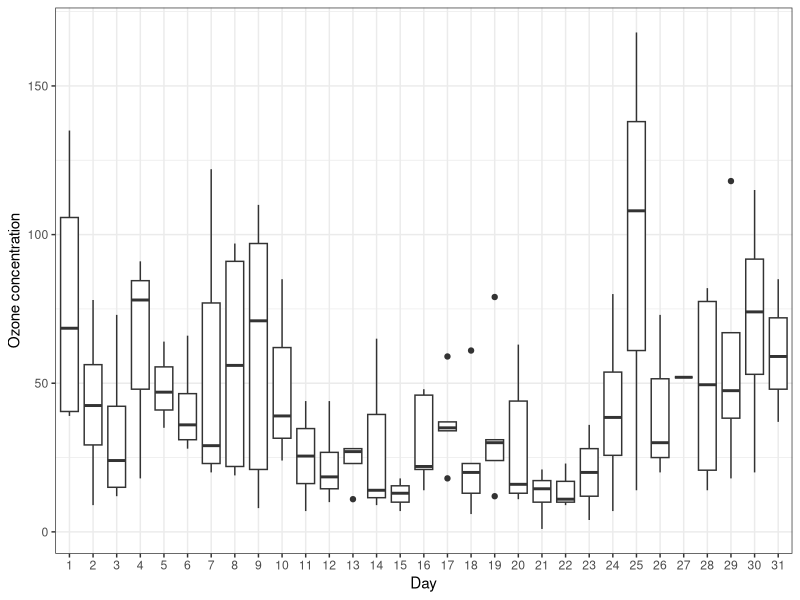
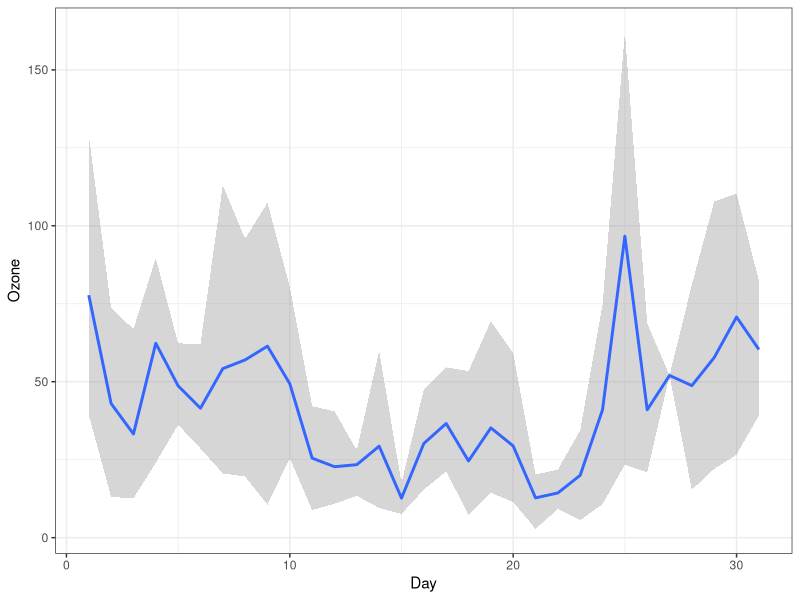
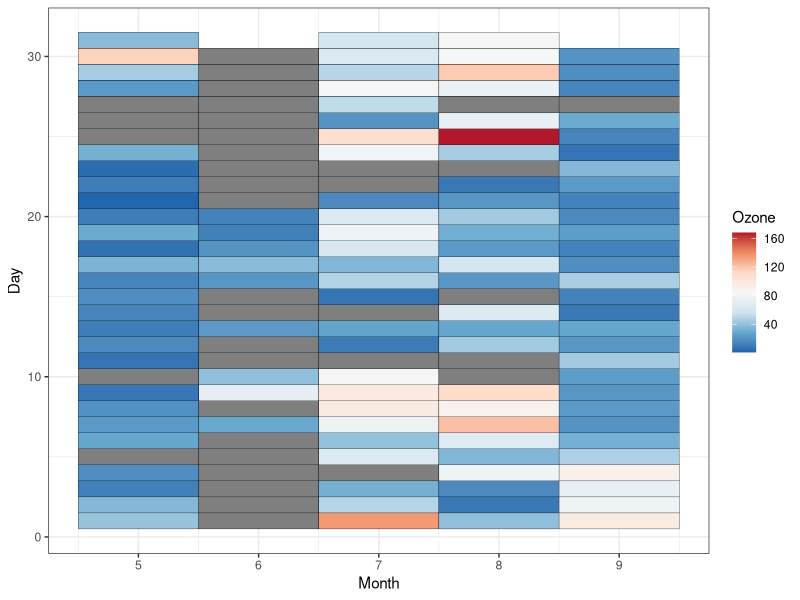
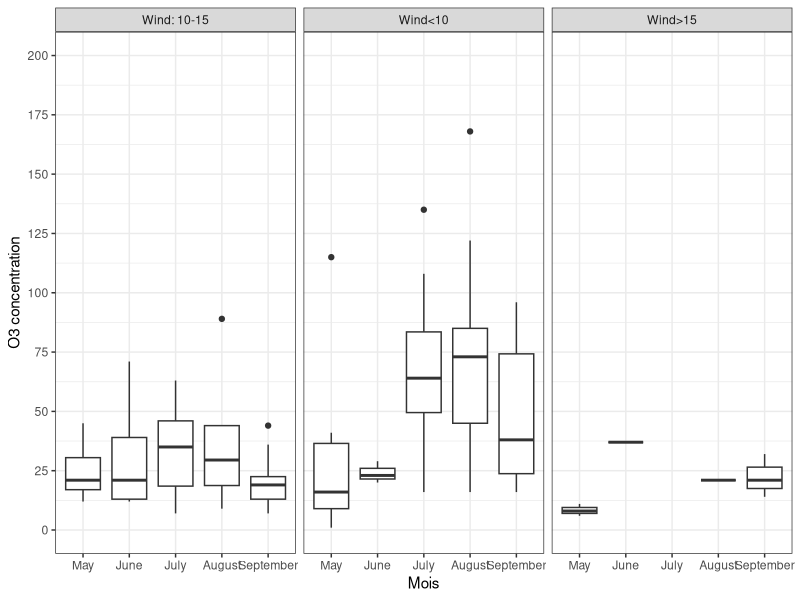

The R source for these figures, in order: (Note: this script raises an error after producing the figures.)
#-------------------------------------------------------------------------------
## Reproducible and generalizable function enabling to save/export any ggplot2 object or a list of ggplots with automatic size
#-------------------------------------------------------------------------------

#----------------------------------------------------------------
#### Configurations ####

## General R environment step-up

rm(list=ls()) # clearing the environment
gctorture(FALSE) # disabling memory torture
options(stringsAsFactors=FALSE) # no automatic conversion of characters into factors

## R packages

required_pkgs<-c("tidyverse","conflicted")

is_installed<-required_pkgs %in% rownames(installed.packages(all.available=TRUE))
if(any(is_installed==FALSE)){
  install.packages(required_pkgs[!is_installed],repos="http://cran.us.r-project.org")
}
invisible(lapply(required_pkgs, library, character.only=TRUE))

## Preventing package conflicts

conflict_prefer("select","dplyr")
conflict_prefer("filter","dplyr")
conflict_prefer("slice","dplyr")

## Setting the working directory

here::here("Figure export")

#----------------------------------------------------------------
#### Creating the function ####

#- - - - - -
## Saving figures (any ggplot2 object, or a list of ggplots) with automatic size
#
# - discrete axes: size from the number and length of labels
# - continuous axes: panel_width x panel_height (cm)
# - facets with free space keep their relative sizes
# - fixed-ratio coordinates (coord_fixed, coord_sf) keep their aspect ratio
# - in patchwork, widths/heights are the sizes of the panel areas only: the final size is therefore read on the assembled figure (axes, titles, legends and strips included)
# - a patchwork object cannot be measured: width/height are used (default 25 x 18 cm)
# - legend_position = NULL keeps the legend of each plot; with several plots, legends are collected

save_plot<-function(plot, name, ncol=1, dpi=300, ext="png", panel_width=9, panel_height=7, legend_position=NULL, margin=0.5, width=NULL, height=NULL, ...){
  plots<-if(inherits(plot, "ggplot")) list(plot) else plot
  ncol<-min(ncol, length(plots))
  nrow_p<-ceiling(length(plots)/ncol)
  files<-paste0(name, "_", Sys.Date(), ".", ext) # one file per format
  
  # null device: needed by grid to measure text, without creating a file
  grDevices::pdf(NULL)
  on.exit(grDevices::dev.off(), add=TRUE)
  
  # width (cm) of the widest text of a vector
  text_cm<-function(x, fontsize){
    x<-as.character(x[!is.na(x)])
    if(length(x)==0) return(0)
    grid::convertWidth(grid::grobWidth(grid::textGrob(x, gp=grid::gpar(fontsize=fontsize))), "cm", valueOnly=TRUE)
  }
  # value of a theme element of the plot (e.g., font size of the axis text)
  theme_el<-function(p, el, field, default){
    th<-tryCatch(ggplot2::theme_get() + p$theme, error=function(e) ggplot2::theme_get())
    v<-tryCatch(ggplot2::calc_element(el, th)[[field]], error=function(e) NULL)
    if(is.null(v) || length(v)==0 || is.na(v[1])) default else v
  }
  
  # size (cm) of the panel area of one plot
  panel_dims<-function(p){
    b<-ggplot2::ggplot_build(p)
    g<-ggplot2::ggplotGrob(p)
    lay<-b$layout$layout
    pan<-g$layout[grepl("^panel", g$layout$name), ]
    cols<-sort(unique(pan$l)) # columns and rows of the gtable occupied by panels
    rows<-sort(unique(pan$t))
    
    # with coord_flip, the x scale is drawn vertically
    flipped<-inherits(p$coordinates, "CoordFlip")
    h_ax<-if(flipped) "y" else "x"
    v_ax<-if(flipped) "x" else "y"
    sc_h<-b$layout[[paste0("panel_scales_", h_ax)]]
    sc_v<-b$layout[[paste0("panel_scales_", v_ax)]]
    idx_h<-lay[[paste0("SCALE_", toupper(h_ax))]]
    idx_v<-lay[[paste0("SCALE_", toupper(v_ax))]]
    
    # text layers (labels need room)
    cls<-sapply(p$layers, function(l) class(l$geom)[1])
    is_txt<-grepl("Text|Label", cls)
    txt<-if(any(is_txt)) as.character(unlist(lapply(b$data[which(is_txt)], function(d) d$label))) else character(0)
    has_txt<-length(txt)>0
    
    fs_x<-theme_el(p, "axis.text.x", "size", 11)
    fs_y<-theme_el(p, "axis.text.y", "size", 11)
    ang_x<-theme_el(p, "axis.text.x", "angle", 0)
    lab_of<-function(s) tryCatch(as.character(s$get_labels()), error=function(e) as.character(s$get_limits()))
    pt_cm<-0.03528 # 1 point in cm
    
    # horizontal size of one panel: discrete = one slot per label (width of the longest label, or narrow if rotated); continuous = panel_width
    size_h<-function(s){
      if(s$is_discrete()){
        lab<-lab_of(s)
        fs<-if(flipped) fs_y else fs_x
        per<-if(!flipped && ang_x>=45) max(0.9, fs * pt_cm * 1.8) else max(0.9, text_cm(lab, fs) + 0.5)
        max(4, length(lab) * per)
      }else{
        max(panel_width, if(has_txt) 3 * text_cm(txt, 11) else 0)
      }
    }
    # vertical size of one panel: discrete = one slot per label (height of its lines); continuous = panel_height
    size_v<-function(s){
      if(s$is_discrete()){
        lab<-lab_of(s)
        fs<-if(flipped) fs_x else fs_y
        n_l<-stringr::str_count(lab, "\n") + 1
        per<-pmax(if(has_txt) 1.1 else 0.8, n_l * fs * pt_cm * 1.25 + 0.35)
        max(3, sum(per))
      }else{
        panel_height
      }
    }
    w<-sapply(seq_len(max(lay$COL)), function(i) max(sapply(unique(idx_h[lay$COL==i]), function(k) size_h(sc_h[[k]]))))
    h<-sapply(seq_len(max(lay$ROW)), function(i) max(sapply(unique(idx_v[lay$ROW==i]), function(k) size_v(sc_v[[k]]))))
    if(length(cols)!=length(w)) w<-rep(max(w), length(cols))
    if(length(rows)!=length(h)) h<-rep(max(h), length(rows))
    
    # facets with free space (unequal null units) keep their relative sizes, otherwise all panels are equal
    keep_prop<-function(sizes, units){
      nul<-tryCatch(as.numeric(units), error=function(e) rep(1, length(units)))
      if(length(nul)>1 && diff(range(nul))>1e-8) nul/max(nul) * max(sizes) else rep(max(sizes), length(sizes))
    }
    w<-keep_prop(w, g$widths[cols])
    h<-keep_prop(h, g$heights[rows])
    
    # fixed aspect ratio (coord_fixed, coord_sf...): the height follows the width
    free<-tryCatch(p$coordinates$is_free(), error=function(e) TRUE)
    if(!free){
      asp<-tryCatch(sum(as.numeric(g$heights[rows]))/sum(as.numeric(g$widths[cols])), error=function(e) 1)
      w<-rep(panel_width/length(w), length(w))
      h<-rep(sum(w) * asp/length(h), length(h))
      if(sum(h)>2 * panel_height){
        h<-h * 2 * panel_height/sum(h)
        w<-w * (sum(h)/asp)/sum(w)
      }
    }
    
    # size of the whole panel area (panels + spacing between facets)
    g$widths[cols]<-grid::unit(w, "cm")
    g$heights[rows]<-grid::unit(h, "cm")
    c(w=sum(grid::convertWidth(g$widths[min(cols):max(cols)], "cm", valueOnly=TRUE)),
      h=sum(grid::convertHeight(g$heights[min(rows):max(rows)], "cm", valueOnly=TRUE)))
  }
  
  if(any(sapply(plots, inherits, what="patchwork"))){
    message("A patchwork object cannot be measured: width/height used (default 25 x 18 cm)")
    fig<-if(length(plots)==1) plots[[1]] else patchwork::wrap_plots(plots, ncol=ncol)
    if(is.null(width)) width<-25
    if(is.null(height)) height<-18
  }else{
    # panel area of each column and each row of plots = largest of its plots
    sizes<-lapply(plots, panel_dims)
    idx<-matrix(seq_len(nrow_p * ncol), nrow=nrow_p, ncol=ncol, byrow=TRUE)
    w_col<-sapply(seq_len(ncol), function(j) max(sapply(idx[, j][idx[, j]<=length(plots)], function(k) sizes[[k]][["w"]])))
    h_row<-sapply(seq_len(nrow_p), function(i) max(sapply(idx[i, ][idx[i, ]<=length(plots)], function(k) sizes[[k]][["h"]])))
    # one single legend: kept on the first plot only (all plots of a figure must share the same color scale), removed from the others
    if(!is.null(legend_position)){
      plots<-lapply(seq_along(plots), function(k) plots[[k]] + ggplot2::theme(legend.position=if(k==1) legend_position else "none"))
    }
    # legend on top of everything (above the titles of the first row): a dedicated first row is reserved for the collected legend
    top_legend<-identical(legend_position, "top") && length(plots)>1
    if(top_legend){
      # height of the legend (cm), measured on the first plot
      leg_h<-tryCatch({
        gl<-ggplot2::ggplotGrob(plots[[1]] + ggplot2::theme(legend.position="top"))
        top_panel<-min(gl$layout$t[grepl("^panel", gl$layout$name)])
        i<-which(grepl("guide-box", gl$layout$name) & gl$layout$t<top_panel)
        if(length(i)==0) 1.5 else sum(grid::convertHeight(gl$heights[unique(gl$layout$t[i])], "cm", valueOnly=TRUE))
      }, error=function(e) 1.5)
      # row 1 = area of the collected legend (all columns), then one area per plot (filled row by row)
      areas<-Reduce(c, c(list(patchwork::area(1, 1, 1, ncol)),
                         lapply(seq_along(plots), function(k) patchwork::area((k - 1) %/% ncol + 2, (k - 1) %% ncol + 1))))
      fig<-patchwork::wrap_plots(c(list(patchwork::guide_area()), plots), design=areas, widths=grid::unit(w_col, "cm"),
                                 heights=grid::unit(c(leg_h, h_row), "cm"), guides="collect")
    }else{
      fig<-patchwork::wrap_plots(plots, ncol=ncol, widths=grid::unit(w_col, "cm"), heights=grid::unit(h_row, "cm"), guides=if(length(plots)>1) "collect" else "keep")
    }
    # total size = size of the assembled figure (+2% and a margin)
    gt<-patchwork::patchworkGrob(fig)
    if(is.null(width)) width<-sum(grid::convertWidth(gt$widths, "cm", valueOnly=TRUE)) * 1.02 + margin
    if(is.null(height)) height<-sum(grid::convertHeight(gt$heights, "cm", valueOnly=TRUE)) * 1.02 + margin
  }
  for(f in files){
    ggplot2::ggsave(plot=fig, filename=f, width=width, height=height, units="cm", dpi=dpi, bg="white", limitsize=FALSE, ...)
    message("Figure saved: ", f, " (", round(width, 1), " x ", round(height, 1), " cm)")
  }
  invisible(c(width=width, height=height))
}

#----------------------------------------------------------------
#### Example of use ####

#- - - - - 
## Creating plots

plot1<-ggplot(airquality,aes(x=factor(Day),y=Ozone))+
         geom_boxplot()+
  scale_x_discrete("Day")+
  scale_y_continuous("Ozone concentration")+
  theme_bw()

plot2<-ggplot(airquality, aes(Day, Ozone)) +
  geom_smooth(stat = 'summary', 
              fun.data = function(y) data.frame(ymin = quantile(y, .05), y = mean(y), ymax = quantile(y, .95)))+
  theme_bw()

plot3<-ggplot(airquality, aes(x=Month, y=Day, fill=Ozone)) + 
  geom_tile(color="black")+ 
  scale_fill_distiller(palette = "RdBu")+
  theme_bw()

plot4<-airquality %>% mutate(Wind=case_when(Wind<10~"Wind<10",
                                     Wind>15~"Wind>15",
                                     T~"Wind: 10-15")) %>%
  ggplot() + geom_boxplot(aes(x=factor(Month),y=Ozone)) +
  scale_y_continuous("O3 concentration",breaks=seq(0,200,25), labels=seq(0,200,25), limits=c(0,200)) +
  scale_x_discrete("Mois",breaks=c(5:9), labels=c("May","June","July","August","September"))+
  theme_bw()+
  facet_grid(.~Wind)

plot5<-plot2+plot3/plot4

#- - - - - 
## Exporting the graph

# export in png
save_plot(plot1, "Plot 1", ncol=3, legend_position="top", ext="png")

# export in pdf
save_plot(plot2, "Plot 2", ncol=3, legend_position="top", ext="pdf")

# export in tiff
save_plot(plot3, "Plot 3", ncol=3, legend_position="top", ext="tiff", dpi=600, compression="lzw")

# export in several formats simultaneously
save_plot(plot4, "Plot 4", ncol=3, legend_position="top", ext=c("png","pdf","tiff"))
save_plot(plot5, "Plot 5", ncol=3, legend_position="top", ext=c("png","pdf","tiff"))
